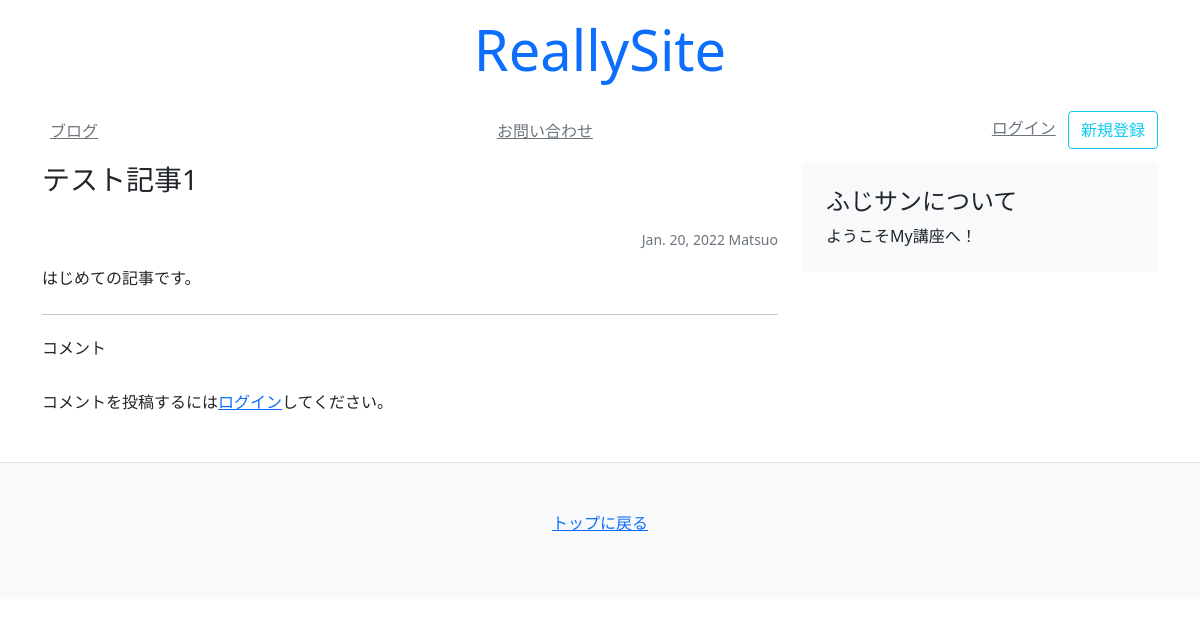
The page /blog/1/ on the database as committed earlier.
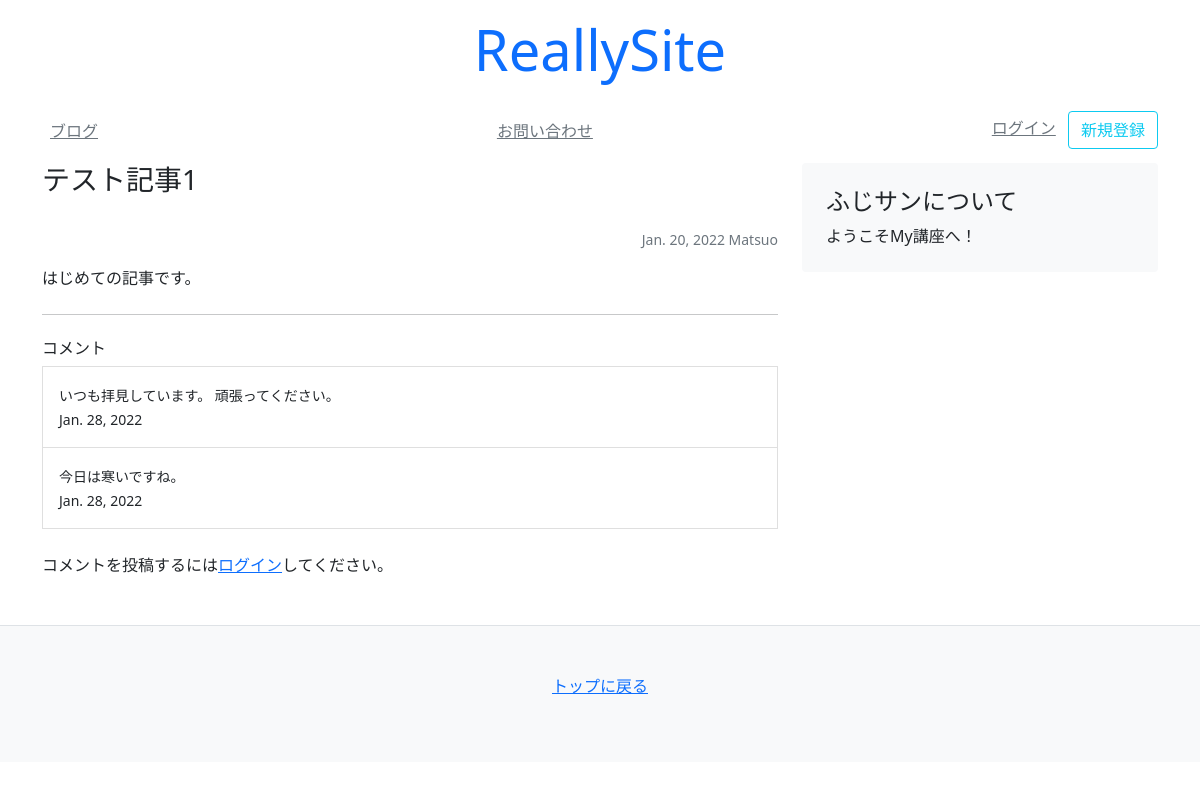
The same page on the database as committed later.
### blog/models.py (models this page shows)
class Comment(models.Model):
    comment = models.TextField(default="", max_length=500)
    created_at = models.DateField(auto_now_add=True)
    user = models.ForeignKey(get_user_model(), on_delete=models.CASCADE)  #
    article = models.ForeignKey(Article, on_delete=models.CASCADE)

### blog/views.py (the view, shortened to what this page needs)
# urls.py: path('<slug:pk>/', views.article)
def article(request, pk):
    obj = Article.objects.get(pk=pk)
    comments = Comment.objects.filter(article=obj)
    context = {
        'article': obj,
        'comments': comments,
    }
    return render(request, 'blog/article.html', context)

### templates/blog/article.html (shortened to what this page needs)
<!DOCTYPE html>
<html lang="en">
<head>
</head>
<body>
{% extends 'mysite/base.html' %}
{% block content %}
<main class="container">
    <div class="row">
        <div class="col-md-8">
            <h3 class="pb-4 font-italic">
                {{ article.title }}
            </h3>
            <p class="small text-muted text-end">{{ article.created_at}} {{ article.author }}</p>
            <p>{{ article.text }}</p>
            <hr class="my-4">
            {% include 'mysite/snippets/comment.html'%}
        </div>
        {% include 'mysite/snippets/sidebar.html' %}
    </div>
</main>
{% endblock %}

### templates/mysite/snippets/comment.html (shortened to what this page needs)
<!DOCTYPE html>
<html lang="en">
<head>
</head>
<body>
<div>
    <h3 class="h6">コメント</h3>
    <div class="list-group">
        {% for comment in comments %}
        <a class="list-group-item list-group-item-action p-3 rounded-0">
            <p class="m-0"><small>{{comment.comment}}</small></p>
            <p class="m-0"><small>{{comment.created_at}}</small></p>
        </a>
        {% endfor %}
    </div>
    {% if user.is_authenticated %}
    <form method="POST" class="my-4">
        {% csrf_token %}
        <div class="mb-2">
            <label>コメント投稿</label>
            <textarea name="comment" class="rounded-0 bg-light form-control" rows="3"></textarea>
        </div>
        <div class="text-right">
            <button class="btn btn-sm btn-outline-success" type="submit">
                コメントする
            </button>
        </div>
    </form>
    {% else %}
    <p class="my-4">
        コメントを投稿するには<a href="/login/">ログイン</a>してください。
    </p>
    {% endif %}
</div>
</body>
</html>

Rows that differ between the two databases and show on the page:
added Comment: comment "いつも拝見しています。 頑張ってください。", created_at "Jan. 28, 2022"
added Comment: comment "今日は寒いですね。", created_at "Jan. 28, 2022"
